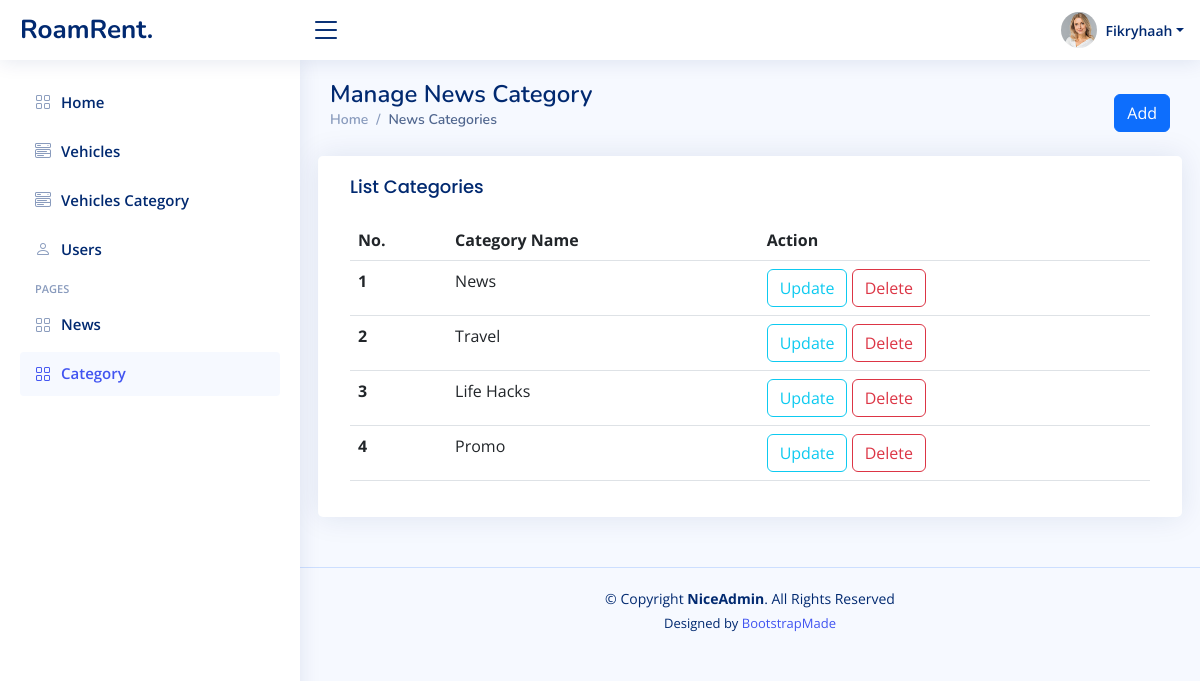
Page /blog-category.php (signed in) on the committed database.
### tables this page shows
CREATE TABLE `article_category` (
  `id` bigint(20) NOT NULL,
  `name` varchar(255) NOT NULL
);

### logics/auth-check.php (called while the page is built, shortened)
<?php
$auth_role = $_SESSION['role'];

### blog-category.php (the view, shortened to what this page needs)
<!DOCTYPE html>
<html lang="en">
<head>
    <?php
    include("layout-head-import-nice.php");
    include 'logics/connect.php';
    include 'logics/auth-check.php';
    $sql = 'SELECT * FROM article_category';
    $result = $conn->query($sql);
    ?>
</head>
<body>
    <?php include 'layout-header-nice.php'; ?>
<aside id="sidebar" class="sidebar">
<ul class="sidebar-nav" id="sidebar-nav">
  <li class="nav-item">
    <a class="nav-link collapsed" href="home.php">
      <i class="bi bi-grid"></i>
      <span>Home</span>
    </a>
  </li>
  <li class="nav-item">
    <a class="nav-link collapsed" href="vehicle.php">
      <i class="bi bi-menu-button-wide"></i>
      <span>Vehicles</span>
    </a>
  </li>
  <?php
  if (strcmp($auth_role, "admin") == 0) {
  ?>
    <li class="nav-item">
      <a class="nav-link collapsed" href="vehicle-category.php">
        <i class="bi bi-menu-button-wide"></i>
        <span>Vehicles Category</span>
      </a>
    </li>
  <?php
  }
  ?>
  <li class="nav-item">
    <a class="nav-link collapsed" href="users.php">
      <i class="bi bi-person"></i>
      <span>Users</span>
    </a>
  </li>
  <li class="nav-heading">Pages</li>
  <li class="nav-item">
    <a class="nav-link collapsed" href="blog.php">
      <i class="bi bi-grid"></i>
      <span>News</span>
    </a>
  </li>
  <li class="nav-item">
    <a class="nav-link" href="blog-category.php">
      <i class="bi bi-grid"></i>
      <span>Category</span>
    </a>
  </li>
</ul>
</aside>
    <main id="main" class="main">
        <div class="pagetitle">
            <div class="row">
                <div class="col">
                    <h1>Manage News Category</h1>
                    <nav>
        <ol class="breadcrumb">
          <li class="breadcrumb-item"><a href="home.php">Home</a></li>
          <li class="breadcrumb-item active">News Categories</li>
        </ol>
      </nav>
                </div>
                <div class="col-2 d-flex justify-content-end align-items-center">
                    <a href="blog-category-add.php" class="btn btn-primary">Add</a>
                </div>
            </div>
        </div>
        <section class="section">
            <div class="row">
                <div class="card">
                    <div class="card-body">
                        <h5 class="card-title">List Categories</h5>
                        <table class="table col">
                            <thead>
                                <tr>
                                    <th scope="col">No.</th>
                                    <th scope="col">Category Name</th>
                                    <th scope="col">Action</th>
                                </tr>
                            </thead>
                            <tbody>
                                <?php
                                $i = 1;
                                while ($row = $result->fetch_assoc()) {
                                ?>
                                    <tr>
                                        <th scope="row"><?= $i ?></th>
                                        <td><?= $row['name'] ?></td>
                                        <td>
                                            <a href="blog-category-edit.php?id='<?= $row["id"] ?>'"><button class="btn btn-outline-info alert-delete-confirm">Update</button></a>
                                            <a href="logics/blog-category-delete.php?id='<?= $row["id"] ?>'"><button class="btn btn-outline-danger alert-delete-confirm">Delete</button></a>
                                        </td>
                                    </tr>
                                <?php $i++;
                                } ?>
                            </tbody>
                        </table>
                    </div>
                </div>
            </div>
        </section>
    </main>
    <?php include 'layout-footer.php'; ?>
</body>
</html>

### assets/css/nice-style.css (style rules this page uses)
:root { scroll-behavior: smooth; }
body { font-family: "Open Sans", sans-serif; background: #f6f9ff; color: #444444; }
a { color: #4154f1; text-decoration: none; }
h1, h2, h3, h4, h5, h6 { font-family: "Nunito", sans-serif; }
#main { margin-top: 60px; padding: 20px 30px; transition: all 0.3s; }
.pagetitle { margin-bottom: 10px; }
.pagetitle h1 { font-size: 24px; margin-bottom: 0; font-weight: 600; color: #012970; }
.card { margin-bottom: 30px; border: none; border-radius: 5px; box-shadow: 0px 0 30px rgba(1, 41, 112, 0.1); }
.card-title { padding: 20px 0 15px 0; font-size: 18px; font-weight: 500; color: #012970; font-family: "Poppins", sans-serif; }
.card-body { padding: 0 20px 20px 20px; }
.breadcrumb { font-size: 14px; font-family: "Nunito", sans-serif; color: #899bbd; font-weight: 600; }
.breadcrumb a { color: #899bbd; transition: 0.3s; }
.breadcrumb .breadcrumb-item::before { color: #899bbd; }
.breadcrumb .active { color: #51678f; font-weight: 600; }
.sidebar { position: fixed; top: 60px; left: 0; bottom: 0; width: 300px; z-index: 996; transition: all 0.3s; padding: 20px; overflow-y: auto; scrollbar-width: thin; scrollbar-color: #aab7cf transparent; box-shadow: 0px 0px 20px rgba(1, 41, 112, 0.1); background-color: #fff; }
@media (min-width: 1200px) { #main, #footer { margin-left: 300px; } }
.sidebar-nav { padding: 0; margin: 0; list-style: none; }
.sidebar-nav li { padding: 0; margin: 0; list-style: none; }
.sidebar-nav .nav-item { margin-bottom: 5px; }
.sidebar-nav .nav-heading { font-size: 11px; text-transform: uppercase; color: #899bbd; font-weight: 600; margin: 10px 0 5px 15px; }
.sidebar-nav .nav-link { display: flex; align-items: center; font-size: 15px; font-weight: 600; color: #4154f1; transition: 0.3; background: #f6f9ff; padding: 10px 15px; border-radius: 4px; }
.sidebar-nav .nav-link i { font-size: 16px; margin-right: 10px; color: #4154f1; }
.sidebar-nav .nav-link.collapsed { color: #012970; background: #fff; }
.sidebar-nav .nav-link.collapsed i { color: #899bbd; }

### rows in the picture
article_category: name "News"
article_category: name "Travel"
article_category: name "Life Hacks"
article_category: name "Promo"

### other values in the picture
$auth_name "Fikryhaah"
